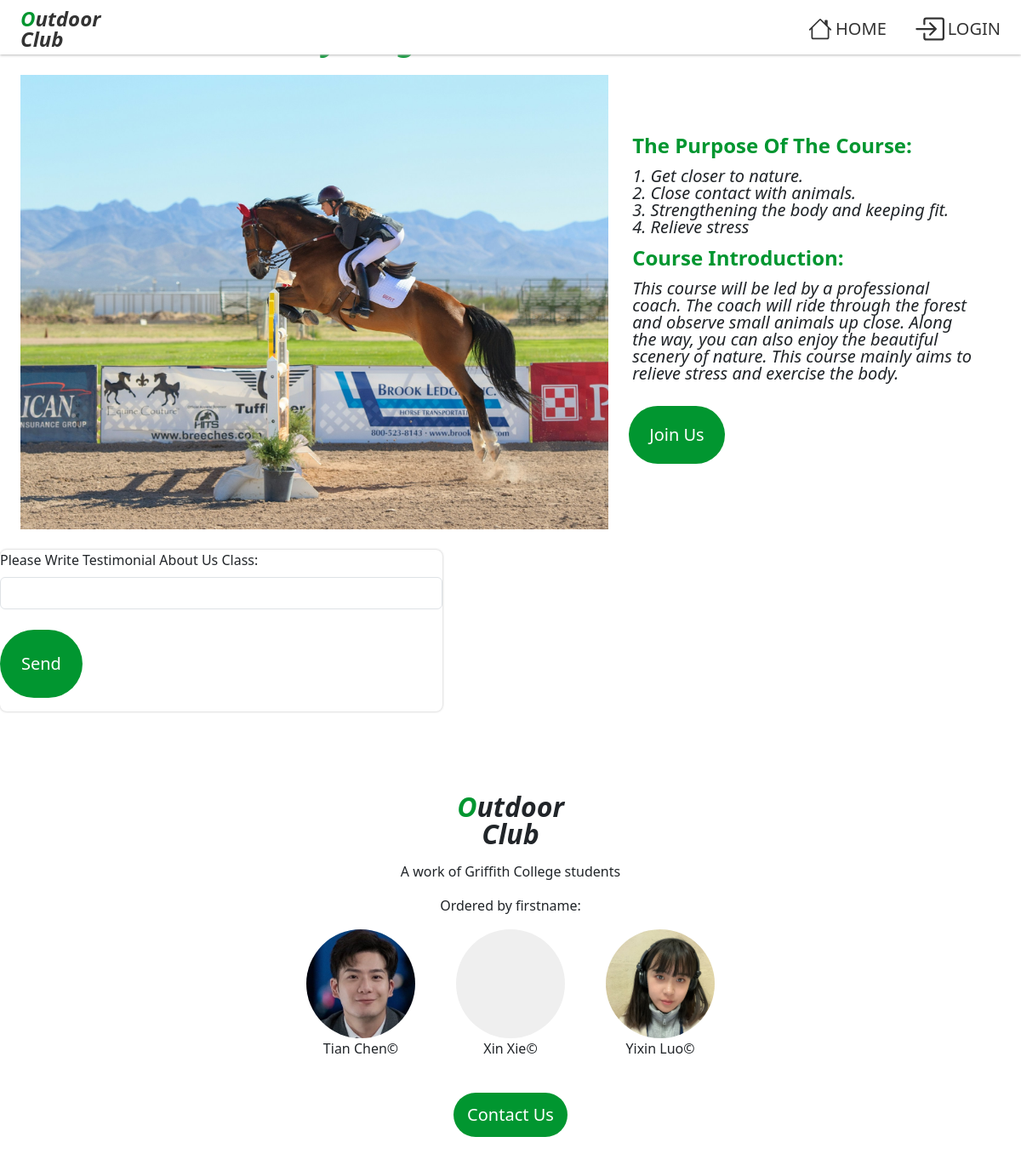
Screenshot of /classdetail.php?id=4 with the database file from the repository.
### tables this page shows
create table if not exists classdetail(
  `id` INT UNIQUE AUTO_INCREMENT,
  `class_id` INT NOT NULL,
  `page_name` varchar(50) not null,
  `class_image` varchar(100) not null,
  `description` varchar(1000) not null,
  `class_detail` varchar(1000) not null,
  `del_flag` INT DEFAULT 0 NOT NULL,
  PRIMARY KEY(id),
  FOREIGN KEY(class_id) REFERENCES class(id)
);

### api/classdetail.php (called while the page is built)
<?php
    $id=$_GET['id'];
    include ("databaseVariables.php");
    $conn = new PDO("mysql:host=$servername", $username, $password);
    $conn->setAttribute(PDO::ATTR_ERRMODE, PDO::ERRMODE_EXCEPTION);
    $sql = "SELECT * FROM sewagroup.classdetail where id=$id";
    $result = $conn->query($sql);
    return $result;
?>

### classdetail.php (the view, shortened to what this page needs)
<!DOCTYPE html>
<html>
    <head>
        <link href="css/bootstrap.min.css" rel="stylesheet">
        <link rel="stylesheet" href="css/app.css" />
        <link rel="stylesheet" href="css/classdetail.css" />
    </head>
    <body id="classdetail" class="page-container d-flex flex-column">
        <?php include './app/views/header.php' ?>
        <?php
        include ("./api/classdetail.php");
        ?>
        <?php
            $id=$_GET['id'];
            $row = $result->fetch(PDO::FETCH_ORI_NEXT);
            $image = $row['class_image'];
            $description = $row['description'];
            $pname = $row['page_name'];
            $classdetail = $row['class_detail'];
        ?>
        <section class="classdetail-wrapper w-100">
            <section class="introduction align-items-center justify-content-left p-4">
                <p class="fs-1 mb-0 lh-1 fw-bold fst-italic me-5 text-center">
                    <span class="text-color-primary"><?php echo "$pname";?></span>
                </p>
                <section class="content d-flex align-items-center justify-content-left mt-4">
                    <?php echo "<img src='$image' class='picture d-block w-60 flow-img' alt='...'>";?>
                    <section class="p-4">
                        <p class="fs-4 mb-0 text-color-primary p-1"><b>The Purpose Of The Course:</b></p>
                        <p class="detail fs-5 mb-0 lh-1 fst-italic me-0 text-left p-1"><?php echo "$description";?></p>
                        <p class="fs-4 mb-0 text-color-primary p-1"><b>Course Introduction:</b></p>
                        <p class="fs-5 mb-0 lh-1 fst-italic me-0 text-left p-1">
                            <?php echo "$classdetail";?>
                        </p>
                        <a href=" " class="badge fw-medium rounded-pill bg-color-primary fs-5 mt-4 mb-3 p-4 text-decoration-none">Join Us</a>
                    </section>
                </section>
            </section>
            <section class="contentbody">
                <form method="POST" action="<?php echo htmlspecialchars($_SERVER["PHP_SELF"]).'?id='.$id; ?>">
                    <label for="content" class="form-label">Please Write Testimonial About Us Class:</label>
                    <input type="text" id="content" name="content" class="form-control">
                    <button type="submit" class="btn fw-medium rounded-pill bg-color-primary fs-5 mt-4 mb-3 p-4"> Send</button>
                </form>
            </section>
            <section class="testimonial align-items-center justify-content-left p-4 d-flex gap-4">
            </section>
        </section>
        <?php include './app/views/footer.php' ?>
    </body>
</html>

### css/app.css (style rules this page uses)
body { min-width: 320px; }
.page-container { padding-top: 4rem; }
.text-color-primary { color: #019630 !important; }
.bg-color-primary { background-color: #019630 !important; }

### css/classdetail.css (style rules this page uses)
#classdetail { padding-top: 0; min-height: 100vh; }
.content { width: 100%; }
.picture { width: 60%; }
.detail { white-space: pre-wrap; }
.btn { color: white; }

### rows the page displays
classdetail: class_image (picture), description "1. Get closer to nature. 2. Close contact with animals. 3. Strengthening the body and keeping fit. 4. Relieve stress", class_detail "This course will be led by a professional coach. The coach will ride through the forest and observe small animals up close. Along the way, you can also enjoy the beautiful scenery of nature. This course mainly aims to relieve stress and exercise the body."
